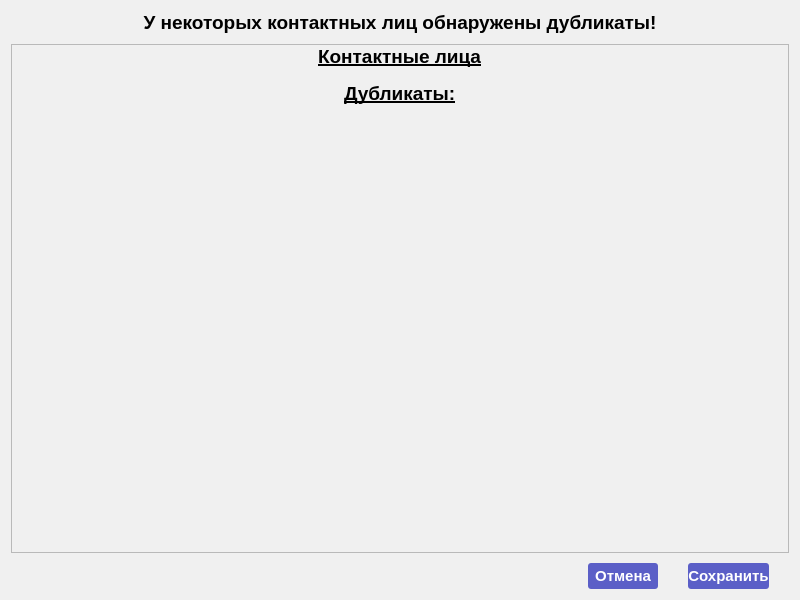
<?xml version="1.0" encoding="UTF-8"?>
<ui version="4.0">
 <class>DublicatesOutput</class>
 <widget class="QDialog" name="DublicatesOutput">
  <property name="windowModality">
   <enum>Qt::ApplicationModal</enum>
  </property>
  <property name="geometry">
   <rect>
    <x>0</x>
    <y>0</y>
    <width>800</width>
    <height>600</height>
   </rect>
  </property>
  <property name="minimumSize">
   <size>
    <width>800</width>
    <height>600</height>
   </size>
  </property>
  <property name="maximumSize">
   <size>
    <width>800</width>
    <height>600</height>
   </size>
  </property>
  <property name="windowTitle">
   <string>Внимание!</string>
  </property>
  <property name="styleSheet">
   <string notr="true">color:black;
background-color:rgb(240,240,240);</string>
  </property>
  <layout class="QVBoxLayout" name="verticalLayout">
   <property name="spacing">
    <number>10</number>
   </property>
   <item>
    <widget class="QLabel" name="label_2">
     <property name="font">
      <font>
       <pointsize>14</pointsize>
       <bold>true</bold>
      </font>
     </property>
     <property name="text">
      <string>У некоторых контактных лиц обнаружены дубликаты!</string>
     </property>
     <property name="alignment">
      <set>Qt::AlignCenter</set>
     </property>
    </widget>
   </item>
   <item>
    <widget class="QScrollArea" name="scrollArea">
     <property name="styleSheet">
      <string notr="true">#scrollArea {
color:black;
background-color:rgb(240,240,240);
}

QScrollBar:vertical {
		background: rgb(217,217,217);
        width: 13px;
}

QScrollBar::handle:vertical {
 		background: rgb(91,95,199);
        width: 25px;
        min-height: 40px;
		border-bottom-left-radius:5px;
		border-bottom-right-radius:5px;
		border-top-right-radius:5px;
		border-top-left-radius:5px;
}
QScrollBar::handle:hover{
		background:rgb(68,71,145);
        border-bottom-left-radius:5px;
		border-bottom-right-radius:5px;
		border-top-right-radius:5px;
		border-top-left-radius:5px;
}

QScrollBar::sub-line:vertical, QScrollBar::add-line:vertical{
	border:none;
	background:none;
}

QScrollBar::add-page, QScrollBar::sub-page {
        border: none;
        background: rgb(217,217,217);
    }

	QScrollBar::up-arrow:vertical, QScrollBar::down-arrow:vertical{
		border: none;
        background: none;
}</string>
     </property>
     <property name="widgetResizable">
      <bool>true</bool>
     </property>
     <widget class="QWidget" name="scrollAreaWidgetContents">
      <property name="geometry">
       <rect>
        <x>0</x>
        <y>0</y>
        <width>780</width>
        <height>506</height>
       </rect>
      </property>
      <property name="styleSheet">
       <string notr="true">QScrollArea {
color:black;
background-color:green;
}

QScrollBar:vertical {
		background: rgb(217,217,217);
        width: 13px;
}

QScrollBar::handle:vertical {
 		background: rgb(91,95,199);
        width: 25px;
        min-height: 40px;
		border-bottom-left-radius:5px;
		border-bottom-right-radius:5px;
		border-top-right-radius:5px;
		border-top-left-radius:5px;
}
QScrollBar::handle:hover{
		background:rgb(68,71,145);
        border-bottom-left-radius:5px;
		border-bottom-right-radius:5px;
		border-top-right-radius:5px;
		border-top-left-radius:5px;
}

QScrollBar::sub-line:vertical, QScrollBar::add-line:vertical{
	border:none;
	background:none;
}

QScrollBar::add-page, QScrollBar::sub-page {
        border: none;
        background: rgb(217,217,217);
    }

	QScrollBar::up-arrow:vertical, QScrollBar::down-arrow:vertical{
		border: none;
        background: none;
}</string>
      </property>
      <layout class="QVBoxLayout" name="verticalLayout_2">
       <property name="spacing">
        <number>7</number>
       </property>
       <property name="leftMargin">
        <number>0</number>
       </property>
       <property name="topMargin">
        <number>0</number>
       </property>
       <property name="rightMargin">
        <number>0</number>
       </property>
       <property name="bottomMargin">
        <number>0</number>
       </property>
       <item>
        <layout class="QHBoxLayout" name="horizontalLayout_2">
         <item>
          <spacer name="horizontalSpacer_3">
           <property name="orientation">
            <enum>Qt::Horizontal</enum>
           </property>
           <property name="sizeHint" stdset="0">
            <size>
             <width>40</width>
             <height>20</height>
            </size>
           </property>
          </spacer>
         </item>
         <item>
          <widget class="QLabel" name="label">
           <property name="sizePolicy">
            <sizepolicy hsizetype="Preferred" vsizetype="Fixed">
             <horstretch>0</horstretch>
             <verstretch>0</verstretch>
            </sizepolicy>
           </property>
           <property name="font">
            <font>
             <pointsize>14</pointsize>
             <bold>true</bold>
             <underline>true</underline>
            </font>
           </property>
           <property name="text">
            <string>Контактные лица</string>
           </property>
          </widget>
         </item>
         <item>
          <spacer name="horizontalSpacer_4">
           <property name="orientation">
            <enum>Qt::Horizontal</enum>
           </property>
           <property name="sizeHint" stdset="0">
            <size>
             <width>40</width>
             <height>20</height>
            </size>
           </property>
          </spacer>
         </item>
        </layout>
       </item>
       <item>
        <widget class="QWidget" name="widget" native="true">
         <property name="minimumSize">
          <size>
           <width>0</width>
           <height>0</height>
          </size>
         </property>
         <layout class="QVBoxLayout" name="verticalLayout_3">
          <property name="spacing">
           <number>6</number>
          </property>
          <property name="leftMargin">
           <number>0</number>
          </property>
          <property name="topMargin">
           <number>0</number>
          </property>
          <property name="rightMargin">
           <number>0</number>
          </property>
          <property name="bottomMargin">
           <number>0</number>
          </property>
         </layout>
        </widget>
       </item>
       <item>
        <layout class="QHBoxLayout" name="horizontalLayout_3">
         <item>
          <spacer name="horizontalSpacer_5">
           <property name="orientation">
            <enum>Qt::Horizontal</enum>
           </property>
           <property name="sizeHint" stdset="0">
            <size>
             <width>40</width>
             <height>20</height>
            </size>
           </property>
          </spacer>
         </item>
         <item>
          <widget class="QLabel" name="label_3">
           <property name="sizePolicy">
            <sizepolicy hsizetype="Preferred" vsizetype="Fixed">
             <horstretch>0</horstretch>
             <verstretch>0</verstretch>
            </sizepolicy>
           </property>
           <property name="font">
            <font>
             <pointsize>14</pointsize>
             <bold>true</bold>
             <underline>true</underline>
            </font>
           </property>
           <property name="text">
            <string>Дубликаты:</string>
           </property>
          </widget>
         </item>
         <item>
          <spacer name="horizontalSpacer_6">
           <property name="orientation">
            <enum>Qt::Horizontal</enum>
           </property>
           <property name="sizeHint" stdset="0">
            <size>
             <width>40</width>
             <height>20</height>
            </size>
           </property>
          </spacer>
         </item>
        </layout>
       </item>
       <item>
        <widget class="QWidget" name="widget_2" native="true">
         <layout class="QVBoxLayout" name="verticalLayout_4">
          <property name="spacing">
           <number>6</number>
          </property>
          <property name="leftMargin">
           <number>0</number>
          </property>
          <property name="topMargin">
           <number>0</number>
          </property>
          <property name="rightMargin">
           <number>0</number>
          </property>
          <property name="bottomMargin">
           <number>0</number>
          </property>
         </layout>
        </widget>
       </item>
       <item>
        <spacer name="verticalSpacer">
         <property name="orientation">
          <enum>Qt::Vertical</enum>
         </property>
         <property name="sizeHint" stdset="0">
          <size>
           <width>20</width>
           <height>40</height>
          </size>
         </property>
        </spacer>
       </item>
      </layout>
     </widget>
    </widget>
   </item>
   <item>
    <layout class="QHBoxLayout" name="horizontalLayout">
     <property name="spacing">
      <number>0</number>
     </property>
     <item>
      <spacer name="horizontalSpacer">
       <property name="orientation">
        <enum>Qt::Horizontal</enum>
       </property>
       <property name="sizeHint" stdset="0">
        <size>
         <width>40</width>
         <height>20</height>
        </size>
       </property>
      </spacer>
     </item>
     <item>
      <widget class="QPushButton" name="pushButton_cancel">
       <property name="minimumSize">
        <size>
         <width>70</width>
         <height>26</height>
        </size>
       </property>
       <property name="font">
        <font>
         <pointsize>11</pointsize>
         <bold>true</bold>
        </font>
       </property>
       <property name="styleSheet">
        <string notr="true">QPushButton{color:white;
background-color:rgb(91,95,199);
border-radius:3px;
}

QPushButton:hover{ 
color:white;
background-color:rgb(68,71,145);
border-radius:3px;
}</string>
       </property>
       <property name="text">
        <string>Отмена</string>
       </property>
      </widget>
     </item>
     <item>
      <spacer name="horizontalSpacer_2">
       <property name="orientation">
        <enum>Qt::Horizontal</enum>
       </property>
       <property name="sizeType">
        <enum>QSizePolicy::Fixed</enum>
       </property>
       <property name="sizeHint" stdset="0">
        <size>
         <width>30</width>
         <height>20</height>
        </size>
       </property>
      </spacer>
     </item>
     <item>
      <widget class="QPushButton" name="pushButton_save">
       <property name="minimumSize">
        <size>
         <width>80</width>
         <height>26</height>
        </size>
       </property>
       <property name="font">
        <font>
         <pointsize>11</pointsize>
         <bold>true</bold>
        </font>
       </property>
       <property name="styleSheet">
        <string notr="true">QPushButton{color:white;
background-color:rgb(91,95,199);
border-radius:3px;
}

QPushButton:hover{ 
color:white;
background-color:rgb(68,71,145);
border-radius:3px;
}</string>
       </property>
       <property name="text">
        <string>Сохранить</string>
       </property>
      </widget>
     </item>
     <item>
      <spacer name="horizontalSpacer_7">
       <property name="orientation">
        <enum>Qt::Horizontal</enum>
       </property>
       <property name="sizeType">
        <enum>QSizePolicy::Fixed</enum>
       </property>
       <property name="sizeHint" stdset="0">
        <size>
         <width>20</width>
         <height>20</height>
        </size>
       </property>
      </spacer>
     </item>
    </layout>
   </item>
  </layout>
 </widget>
 <resources/>
 <connections/>
</ui>
